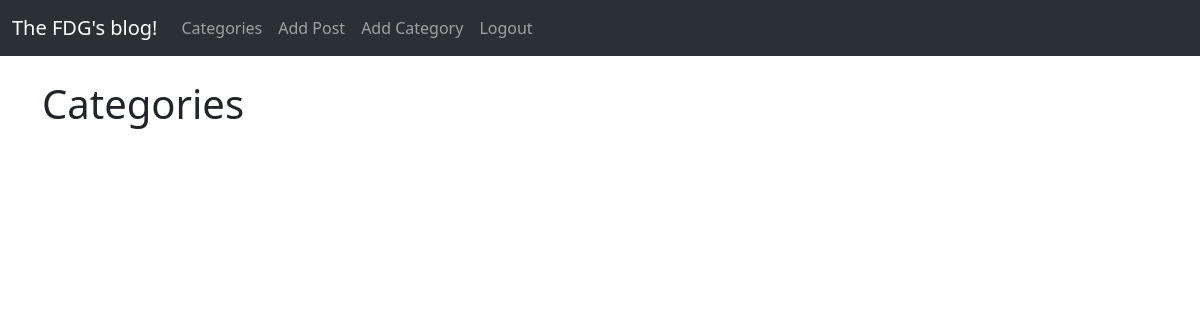
Page /categories_list/ (signed in) on the earlier database version.
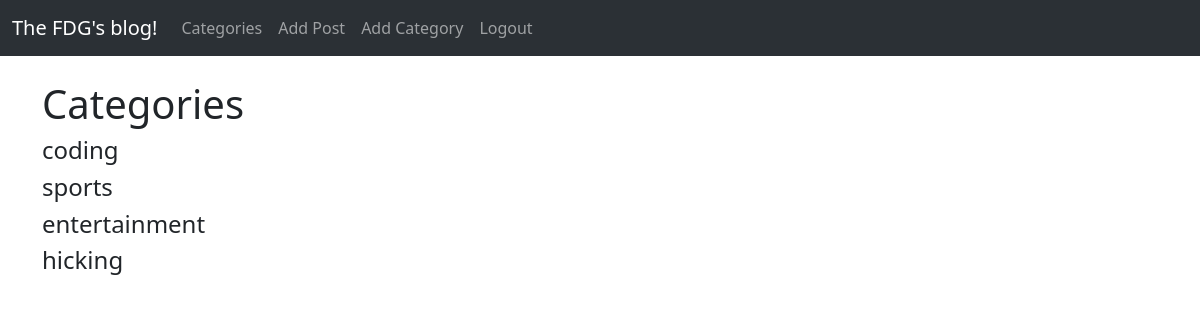
Same page on the later database version.
### fdgblog/models.py (models this page shows, shortened)
class Category(models.Model):
    name = models.CharField(max_length=255)
    def __str__(self):
        return self.name

### fdgblog/views.py (the view)
# urls.py: path('categories_list/', CategoryListView, name='categories_list'),
def CategoryListView(request):
    cat_menu_list = Category.objects.all()
    return render(request, 'categories_list.html', {'cat_menu_list': cat_menu_list})

### fdgblog/templates/categories_list.html (shortened to what this page needs)
{% extends 'base.html' %}
{% block content %}
   <H1>Categories</h1>
    {% for item in cat_menu_list %}
        <h4><a class="dropdown-item" href="{% url 'categories' item|slugify %}">{{ item }}</a></h4>
    {% endfor %}
{% endblock %}

Differences in the rows shown:
added Category: name "coding"
added Category: name "sports"
added Category: name "entertainment"
added Category: name "hicking"
